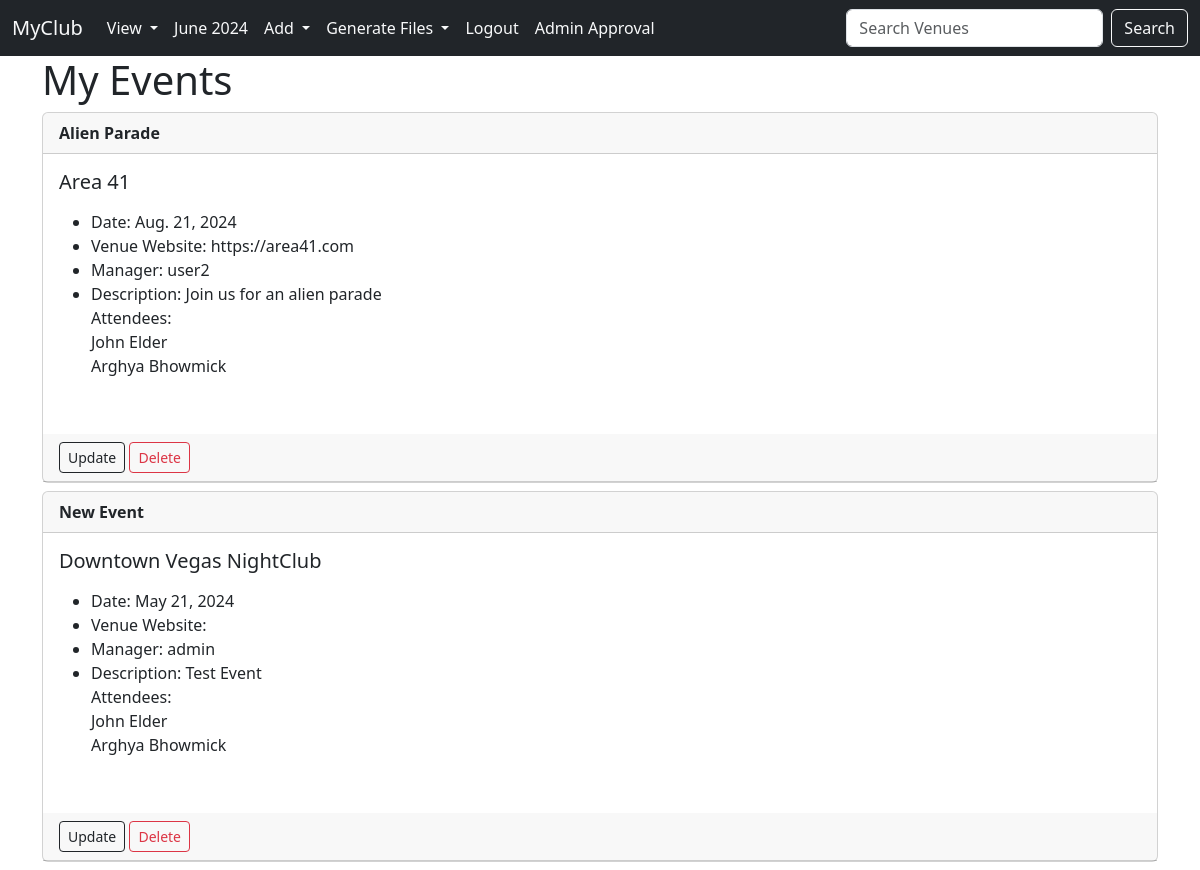
The app's page /my_events (signed in) with its own data.
### events/models.py (models this page shows, shortened)
class Event(models.Model):
    name = models.CharField(max_length=100)
    event_date = models.DateField()
    venue = models.ForeignKey(Venue, blank=True, null=True, on_delete=models.CASCADE)
    attendees = models.ManyToManyField(MyClubUser, blank=True)
    manager = models.ForeignKey(User, blank=True, null=True, on_delete=models.SET_NULL)
    description = models.TextField(blank=True)
    approved = models.BooleanField('Approved',default=False)
    def __str__(self):
        return self.name

class Venue(models.Model):
    name = models.CharField("Venue Name", max_length=100)
    address = models.CharField(max_length=300)
    zip_code = models.CharField("Zip Code", max_length=15)
    phone = models.CharField("Contact Phone", max_length=25, blank=True)
    web = models.URLField("Website Address",blank=True)
    email = models.EmailField("Email Address",blank=True)
    Owner = models.IntegerField("Venuw Owner", blank=True, null=True, default=1)
    venue_images = models.ImageField(null=True, blank=True, upload_to="images/")
    def __str__(self):
        return self.name

class MyClubUser(models.Model):
    first_name = models.CharField(max_length=30)
    last_name = models.CharField(max_length=30)
    email = models.EmailField("User Email")
    def __str__(self):
        return self.first_name + " " + self.last_name

### events/views.py (the view)
# urls.py: path('my_events',views.my_events, name='my-events'),
def my_events(request):
    if request.user.is_authenticated:
        current_user = request.user.id
        event_list = Event.objects.filter(attendees=current_user)
        return render(request, "events/my_events.html", {"event_list": event_list})
    else:
        messages.error(request, "You need to be logged in to view your events", extra_tags="warning")
        event_list = Event.objects.all().order_by("-event_date")
        return render(request, "events/event_list.html", {"event_list": event_list})

### events/templates/events/my_events.html (shortened to what this page needs)
{%extends 'events/base.html'%}
{%block content%}
<h1>My Events</h1>
{% for event in event_list %}
<div class="card my-2">
    <div class="card-header">
        <strong>{{event}}</strong>
    </div>
    <div class="card-body">
        <h5 class="card-title">{{event.venue}}</h5>
        <p class="card-text">
        <ul>
            <li>Date: {{event.event_date}}</li>
            <li>Venue Website: {{event.venue.web}}</li>
            <li>Manager: {{event.manager}}</li>
            <li>Description: {{event.description}}</li>
            Attendees:<br>
            {%if event.attendees.all %}
            {% for attendee in event.attendees.all %}
            {{attendee}}<br>
            {% endfor %}
            {% else %}
            No attendees
            {% endif %}
        </ul>
        </p>
    </div>
    {% if user.is_superuser or user == event.manager%}
    <div class="card-header">
        <a href="{% url 'update-event' event.id %}" class="btn btn-sm btn-outline-dark">Update</a>
        <a href="{% url 'delete-event' event.id %}" class="btn btn-sm btn-outline-danger">Delete</a>
    </div>
    {% endif %}
</div>
{% endfor %}
{%endblock%}

### records on screen
Event: name "Alien Parade", venue "Area 41", event_date "Aug. 21, 2024", venue.web "https://area41.com", manager "user2", description "Join us for an alien parade"
MyClubUser: first_name+last_name "John Elder"
MyClubUser: first_name+last_name "Arghya Bhowmick"
Event: name "New Event", venue "Downtown Vegas NightClub", event_date "May 21, 2024", manager "admin", description "Test Event"
